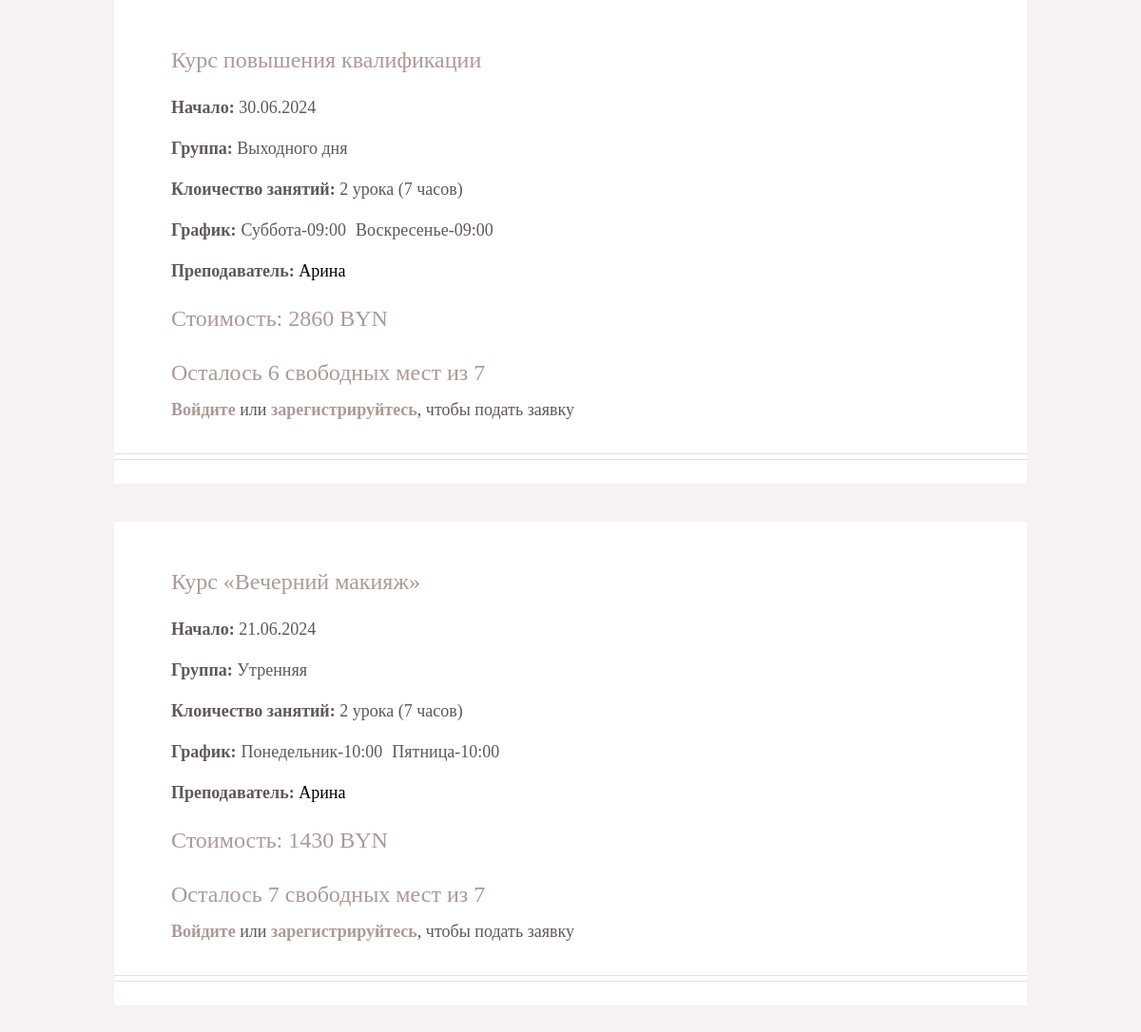
The app's page /modules/pages_handlers/filter_handler.php with its own data.
### tables this page shows
CREATE TABLE `Organized_course` (
  `ID` int UNSIGNED NOT NULL,
  `ID_course` int UNSIGNED NOT NULL,
  `ID_master` int UNSIGNED DEFAULT NULL,
  `ID_groupType` int UNSIGNED NOT NULL,
  `startDate` date DEFAULT NULL,
  `isEnded` tinyint NOT NULL DEFAULT '0'
);

CREATE TABLE `Course` (
  `ID` int UNSIGNED NOT NULL,
  `ID_user` int UNSIGNED NOT NULL DEFAULT '1',
  `title` varchar(255) NOT NULL,
  `description` text NOT NULL,
  `fullDescription` text,
  `price` float NOT NULL,
  `photo` varchar(256) NOT NULL DEFAULT 'default_course_image.jpg',
  `isActive` tinyint NOT NULL DEFAULT '1'
);

CREATE TABLE `Group_type` (
  `ID` int UNSIGNED NOT NULL,
  `groupType` varchar(64) NOT NULL,
  `priceCoefficient` double NOT NULL,
  `groupSize` int DEFAULT NULL
);

CREATE TABLE `Courses_schedule` (
  `ID` int UNSIGNED NOT NULL,
  `ID_dateTimeClass` int UNSIGNED NOT NULL,
  `ID_organizedCourse` int UNSIGNED NOT NULL
);

CREATE TABLE `DateTime_class` (
  `ID` int UNSIGNED NOT NULL,
  `day` varchar(64) NOT NULL,
  `time` time NOT NULL,
  `ID_groupType` int UNSIGNED NOT NULL
);

### modules/page_elements/courses_cards.php (the view, shortened to what this page needs)
<link rel="stylesheet" href="../../css/style.css" type="text/css">
<link rel="stylesheet" href="../../css/course_schedule_style.css" type="text/css">
<link rel="stylesheet" href="../../css/course_item_style.css" type="text/css">
<link rel="stylesheet" href="../../css/course_style.css" type="text/css">
<?php
if(isset($_SESSION['user']['id'])) {
	$id_user=$_SESSION['user']['id'];
} else {
	$id_user="";
}
$organizedCourseResult = mysqli_query($link, $organizedCourseQuery) or die("Ошибка".mysqli_error($link));
if($organizedCourseResult)
{
	$rows = mysqli_num_rows($organizedCourseResult);
	for($c = 0; $c < $rows; ++$c)
	{
		$organizedCourse = mysqli_fetch_assoc($organizedCourseResult);
		$id_organizedCourse=$organizedCourse['ID'];
		$countRegCourseQuery = "SELECT Count(*) FROM Course_registration JOIN Status ON Course_registration.ID_status=Status.ID WHERE Status.ID IN (4,5) AND ID_organizedCourse='$id_organizedCourse'";
		$countRegCourseResult = mysqli_query($link, $countRegCourseQuery) or die("Ошибка".mysqli_error($link));
		if ($countRegCourseResult) {
			$registrations = mysqli_fetch_row($countRegCourseResult);
			$countRegistrations=$registrations[0];
			if($countRegistrations<$organizedCourse['groupSize']) {
				echo "
				<div class='course-item'>
				<div class='course-white-rect'>
				<div class='course-item-content'>
				<div class='course-item-content-wrapper'>
				<div class='course-item-title'>".$organizedCourse['title']."</div>
				<div class='course-item-description'>
				<div><span>Начало: </span>".date('d.m.Y', strtotime($organizedCourse['startDate']))."</div>
				<div><span>Группа: </span>".$organizedCourse['groupType']."</div>";
				$countLessonsQuery = "SELECT COUNT(*) FROM Course_lessons JOIN Course ON Course_lessons.ID_course=Course.ID JOIN Organized_course ON Organized_course.ID_course=Course.ID WHERE Organized_course.ID=$id_organizedCourse";
				$countLessonsResult = mysqli_query($link, $countLessonsQuery) or die("Ошибка".mysqli_error($link));
				if($countLessonsResult) {
					$countLessons=mysqli_num_rows($countLessonsResult)+1;
					$countHours=$countLessons*3.5;
					echo "
					<div><span>Клоичество занятий: </span>".$countLessons." урока (".$countHours." часов)</div>";
				}
				echo "
				<div class='course-item-schedule'><span>График: </span> ";
				$scheduleQuery = "SELECT * FROM Courses_schedule JOIN DateTime_class ON Courses_schedule.ID_dateTimeClass=DateTime_class.ID  WHERE Courses_schedule.ID_organizedCourse=$id_organizedCourse";
				$scheduleResult = mysqli_query($link, $scheduleQuery) or die("Ошибка".mysqli_error($link));
				if($scheduleResult)
				{
					$rows3 = mysqli_num_rows($scheduleResult);
					for($s = 0; $s < $rows3; ++$s)
					{
						$schedule = mysqli_fetch_assoc($scheduleResult);
						echo "<p>".$schedule['day']."-".date('H:i', strtotime($schedule['time']))." </p>
						";
					}
				}
				echo "
				</div>
				<div><span>Преподаватель: </span><a href='index.php'>
				".$organizedCourse['name']."</a></div>
				</div>
				<div class='course-item-title'>Стоимость: ".$organizedCourse['price']*$organizedCourse['priceCoefficient']."  BYN</div>
				<div class='course-item-title'>Осталось ".$organizedCourse['groupSize']-$countRegistrations." свободных мест из ".$organizedCourse['groupSize']."</div>
				<div class='status-or-reserve-btn".$organizedCourse['ID']."'>";
				$regQuery = "SELECT * FROM Course_registration JOIN Status ON Course_registration.ID_status=Status.ID WHERE ID_user='$id_user' AND ID_organizedCourse='$id_organizedCourse'";
				$regResult = mysqli_query($link, $regQuery) or die("Ошибка".mysqli_error($link));
				if(mysqli_num_rows($regResult)>0) {
					$registration = mysqli_fetch_assoc($regResult);
					echo "<div class='status'>".$registration['status']."</div>";
				} else {
					if(isset($_SESSION['user']['id'])) {
						echo "<button class='course-item-button' onclick='applyCourse(this.id)' id=".$organizedCourse['ID'].">Подать заявку</button>";
					} else {
						echo "<div class='log-in'><a href='../modules/authorization/authorization.php'>Войдите</a> или <a href='../modules/registration/registration.php'>зарегистрируйтесь</a>, чтобы подать заявку</div>";
					}
				}
				echo "
				</div>
				</div>
				</div>
				<div class='two-lines'></div>
				</div>
				</div>
				";
			}
		}
	}
}
?>

### css/style.css (style rules this page uses)
*, *::before, *::after { padding: 0; margin:0; border: 0; box-sizing: border-box; }
a { text-decoration: none; color: black; }
.two-lines { border-top: 0.7px solid #E7DFDA; border-bottom: 0.7px solid #E7DFDA; height: 7px; margin: 0px; }
.log-in { text-align: center; }

### css/course_item_style.css (style rules this page uses)
.course-item-content-wrapper { display: flex; flex-direction: column; align-items: flex-start; }
.course-item { display: flex; justify-content: space-between; align-items: stretch; margin-bottom: 30px; }
.course-white-rect { background-color: white; width: 100%; display: flex; flex-direction: column; justify-content: space-between; padding-bottom: 25px; }
.course-item-content { padding: 35px 60px; font-size: 18px; display: flex; flex-direction: column; align-items: flex-start; height: 100%; justify-content: flex-start; }
.course-item-title { color: #ab9a96; font-family: 'Lighthaus'; font-size: 24px; margin: 15px 0px; text-align: left; }
.course-item-description { display: flex; flex-direction: column; align-items: flex-start; width: 100%; }
.course-item-schedule { display: flex; justify-content: flex-start; flex-wrap: wrap; }
.course-item-content-wrapper { width: 100% }
.log-in a { font-weight: 600; color: #ab9a96;ы }
@media screen and (max-device-width: 1300px) { .course-item-content-wrapper { margin-left: 20px; } }
@media screen and (max-device-width: 992px) { .course-item { justify-content: center; margin-bottom: 40px; } }
@media screen and (max-device-width: 992px) { .course-white-rect { width: 80%; } }
@media screen and (max-device-width: 992px) { .course-item-content { flex-direction: column; } }
@media screen and (max-device-width: 992px) { .course-item-content-wrapper { margin-left: 0px; } }
.course-item-title { display: flex; flex-direction: row; align-items: center; justify-content: space-between; width: 100%; }

### css/course_style.css (style rules this page uses)
.course-item-description div { margin: 11px 0px; }
.course-item-description span { font-weight: 600; }
.course-item-description p { margin: 0px 5px; }

### records on screen
organized_course: ID_course.title "Курс повышения квалификации", startDate "30.06.2024", ID_groupType.groupType "Выходного дня", countLessons "2", countHours "7", name "Арина", ID_course.priceCoefficient "2860", groupSize "6", ID_groupType.groupSize "7"
courses_schedule: ID_dateTimeClass.day "Суббота", ID_dateTimeClass.time "09:00"
courses_schedule: ID_dateTimeClass.day "Воскресенье", ID_dateTimeClass.time "09:00"
organized_course: ID_course.title "Курс «Вечерний макияж»", startDate "21.06.2024", ID_groupType.groupType "Утренняя", countLessons "2", countHours "7", name "Арина", ID_course.priceCoefficient "1430", $organizedCourse['groupSize']-$countRegistrations "7", ID_groupType.groupSize "7"
courses_schedule: ID_dateTimeClass.day "Понедельник", ID_dateTimeClass.time "10:00"
courses_schedule: ID_dateTimeClass.day "Пятница", ID_dateTimeClass.time "10:00"
